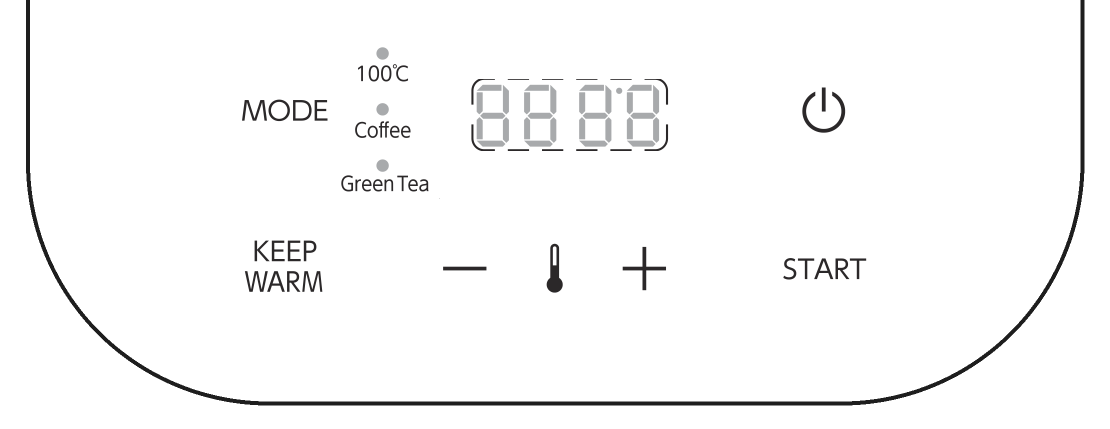
#> input picture images/201/kettle-iris-panel-base.png, 2220 x 858 px (shown at 1/2 size)
$ python make-kettle-iris.py
#> lines starting #> are read from the running program, lines starting #| are printed output that depends on the picture
# 201号室の電気ケトル（アイリスオーヤマ IKE-C601T・温度調節付き）の説明図を作るスクリプト
#
# 元になる図（アイリスオーヤマ公式の取扱説明書の図から、必要な部分だけを取り出したもの）:
#   images/201/kettle-iris-panel-base.png … 台座の操作パネル
#   images/201/kettle-iris-level-base.png … ケトルの内側の水量の目盛り
# 作られる図:
#   images/201/appliance-kettle-{ja,en,zh-Hant,zh-Hans,ko}.png … 操作パネルに各言語の説明を付けたもの
#       （パネルの文字が英語なので、日本語にも説明を付けている）
#   images/201/appliance-kettle-level.png              … 水量の目盛り（MAX / MIN。全言語で同じ図）
#
# 説明の文言を直したいときは、下の LABELS を書き換えて、このファイルを実行してください。
#   python tools/make-kettle-iris.py
# ①②③ の番号は「押す順番」です（番号は LABELS の文には書かず、自動で付きます）。
import sys
from pathlib import Path
from PIL import Image, ImageDraw, ImageFont

sys.stdout.reconfigure(encoding='utf-8', errors='replace')
ROOT = Path(__file__).resolve().parent.parent
DIR = ROOT / 'images' / '201'
FONTS = Path('C:/Windows/Fonts')

LABELS = {
    'ja': {
        'font': 'meiryob.ttc',
        'mode': '温度を選ぶ（押すたびに切り替わる）',
        'power': '電源',
        'keep': '保温',
        'temp': '温度を変える（－／＋）',
        'start': 'スタート／ストップ',
    },
    'en': {
        'font': 'meiryob.ttc',
        'mode': 'Choose temperature',
        'power': 'Power',
        'keep': 'Keep warm',
        'temp': 'Temperature  - / +',
        'start': 'Start / Stop',
    },
    'zh-Hant': {
        'font': 'msjhbd.ttc',
        'mode': '選擇溫度（每按一次切換）',
        'power': '電源',
        'keep': '保溫',
        'temp': '調整溫度（－／＋）',
        'start': '開始／停止',
    },
    'zh-Hans': {
        'font': 'msyhbd.ttc',
        'mode': '选择温度（每按一次切换）',
        'power': '电源',
        'keep': '保温',
        'temp': '调整温度（－／＋）',
        'start': '开始／停止',
    },
    'ko': {
        'font': 'malgunbd.ttf',
        'mode': '온도 선택 (누를 때마다 변경)',
        'power': '전원',
        'keep': '보온',
        'temp': '온도 조절 ( - / + )',
        'start': '시작 / 정지',
    },
}
NUMBER = {'power': 1, 'mode': 2, 'start': 3}

PANEL_W = 1000
PAD = 20
FONT_SIZE = 36
ROW = 60
INK = (35, 30, 30)
RED = (228, 52, 52)
WHITE = (255, 255, 255)
LINE_W = 4
BADGE_R = 22

base = Image.open(DIR / 'kettle-iris-panel-base.png').convert('RGB')
#> base is the input picture: PIL image 2220x858 RGB; mean R, G, B 248.9, 248.9, 248.9
panel = base.resize((PANEL_W, round(base.height * PANEL_W / base.width)), Image.LANCZOS)
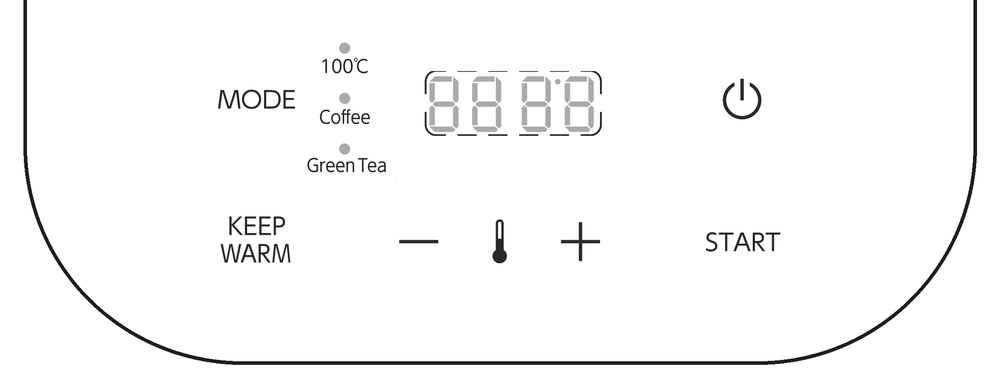
#> panel: PIL image 1000x386 RGB; mean R, G, B 248.7, 248.7, 248.7
PH = panel.height
#> PH = 386
U = PANEL_W / 1370.0   # 下の座標（元の図を横1370等分した目盛り）→ ピクセル
BTN = {
    'mode': (280, 41, 553, 256),
    'power': (968, 88, 1067, 187),
    'keep': (286, 283, 416, 378),
    'temp': (500, 285, 870, 378),
    'start': (946, 298, 1089, 367),
}


def save(im, name, colors=128):
    out = DIR / name
    im.quantize(colors=colors, method=Image.Quantize.MEDIANCUT, dither=Image.Dither.NONE).save(out, optimize=True)
#> (the run stopped early here; a loop or call above may not have finished)

$ run again, with images/201/appliance-kettle-en.png copied over images/201/kettle-iris-panel-base.png
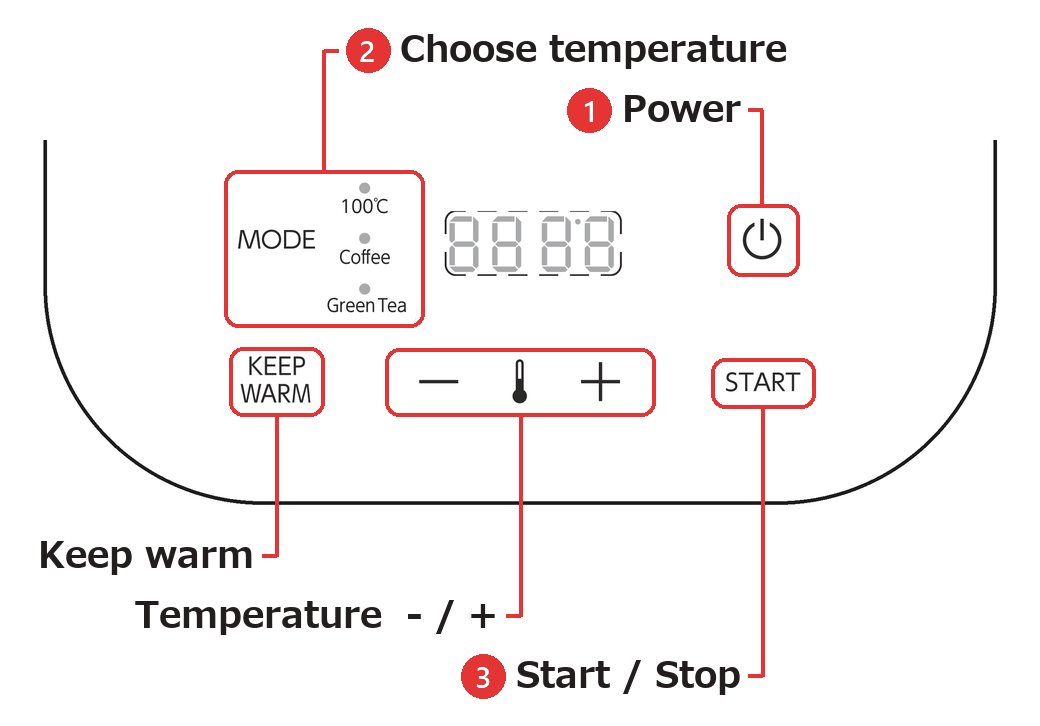
#> input picture images/201/appliance-kettle-en.png, 1040 x 726 px
#> base is the input picture: PIL image 1040x726 RGB; mean R, G, B 247.4, 243.4, 243.4
#> `panel = base.resize((PANEL_W, round(base.height * PANEL_W / base.width..`:
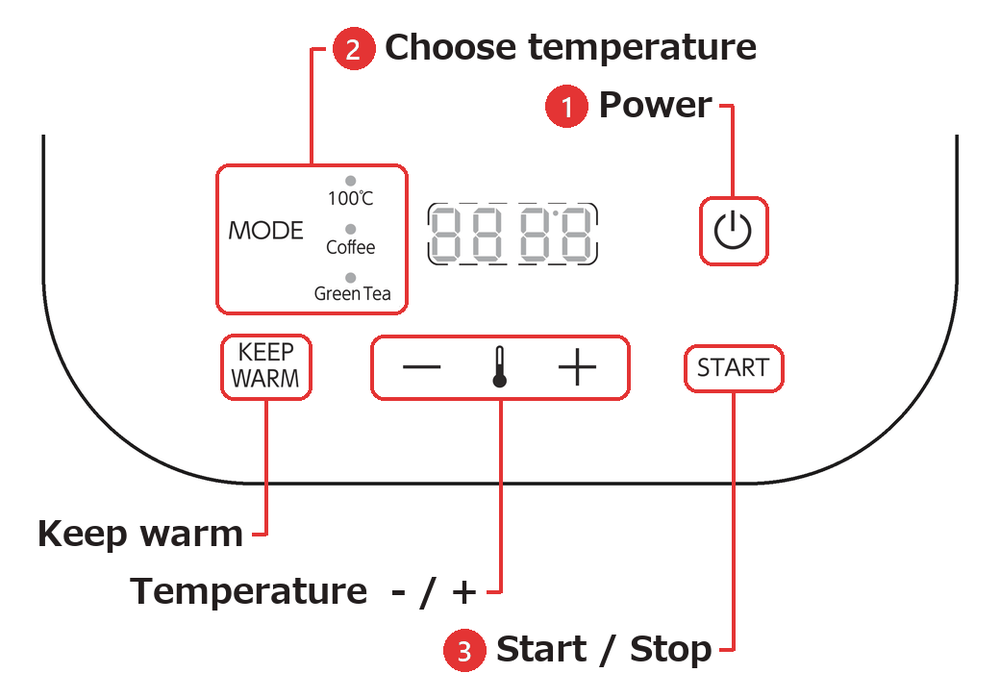
#> panel: PIL image 1000x698 RGB; mean R, G, B 247.2, 243.1, 243.2

$ run again, with images/201/appliance-kettle-ja.png copied over images/201/kettle-iris-panel-base.png
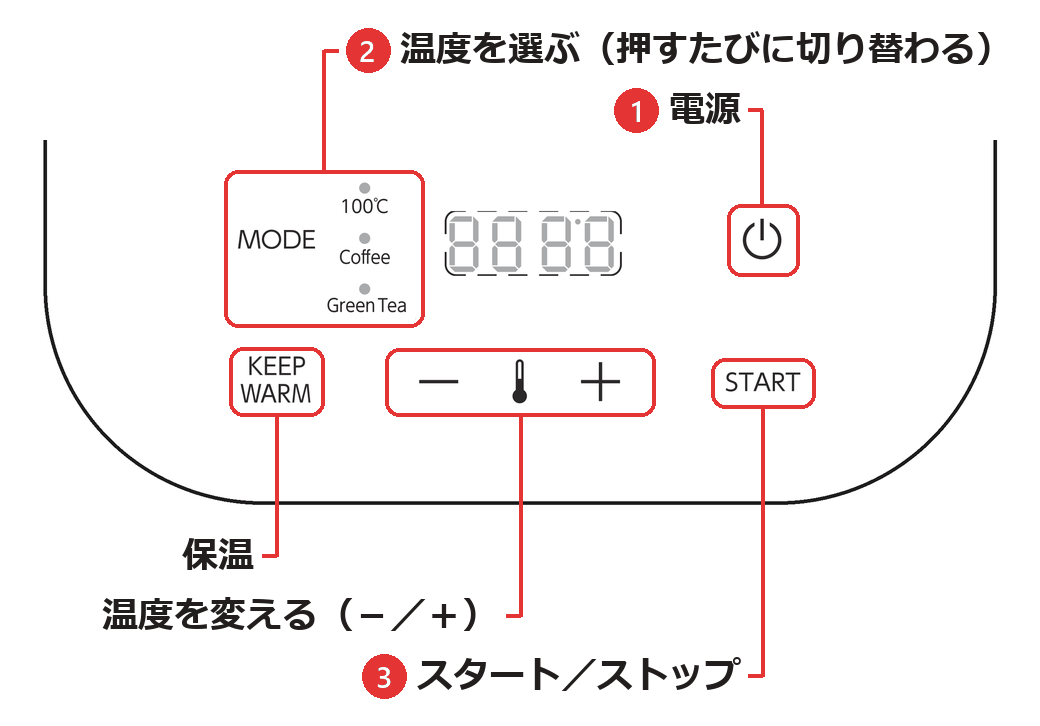
#> input picture images/201/appliance-kettle-ja.png, 1040 x 726 px
#> base is the input picture: PIL image 1040x726 RGB; mean R, G, B 246.2, 242.2, 242.2
#> `panel = base.resize((PANEL_W, round(base.height * PANEL_W / base.width..`:
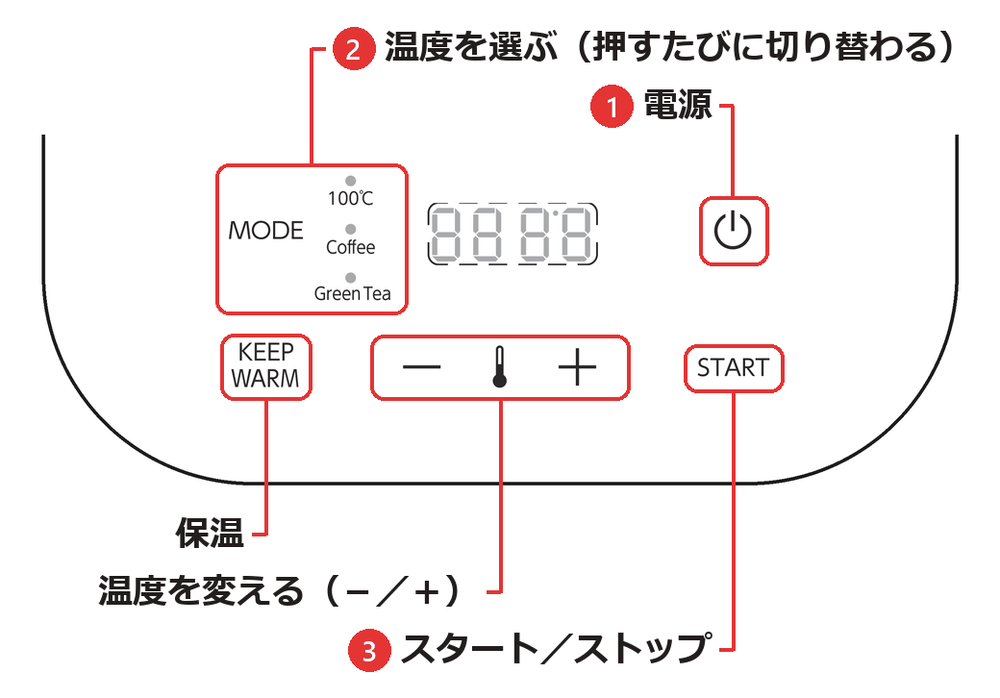
#> panel: PIL image 1000x698 RGB; mean R, G, B 246, 241.9, 242
